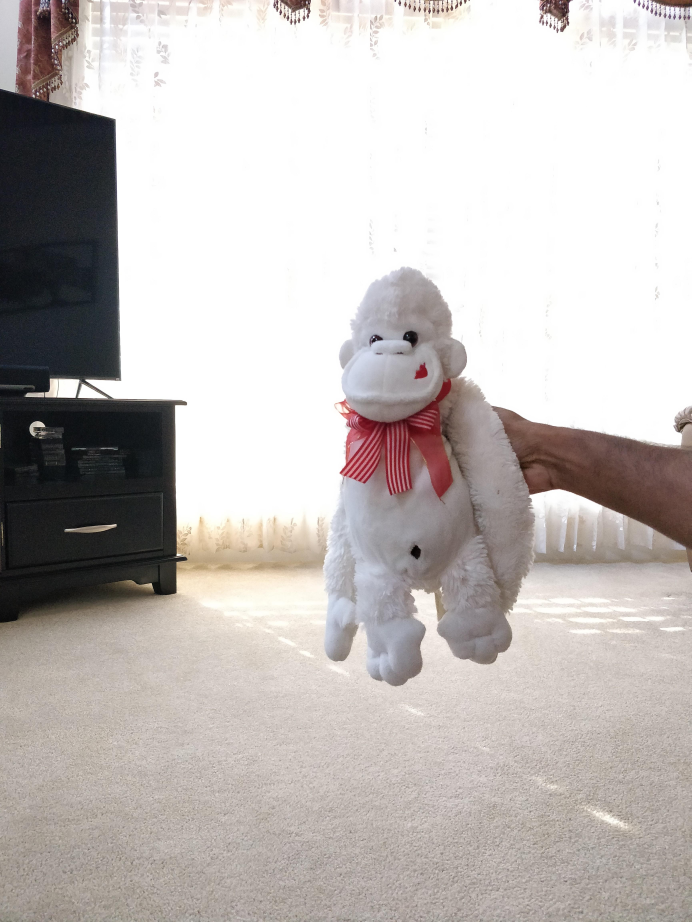
#> input picture Epsilon_Photography/monkey1.jpg, 3456 x 4608 px (shown at 1/5 size)
$ python CS6475_A2.py
#> lines starting #> are read from the running program, lines starting #| are printed output that depends on the picture

# coding: utf-8

# In[1]:


#get_ipython().run_line_magic('load_ext', 'autoreload')
#get_ipython().run_line_magic('autoreload', '2')
#get_ipython().run_line_magic('matplotlib', 'inline')


# In[2]:


import cv2
import numpy as np
import scipy as sp

import matplotlib as mpl
import matplotlib.pyplot as plt


# In[3]:


monkey_img1 = cv2.imread("monkey1.jpg", cv2.IMREAD_COLOR)
#> monkey_img1 is the input picture: shape (4608, 3456, 3); mean B, G, R 184.7, 187, 192.7
monkey_img1 = cv2.resize(monkey_img1, None, fx=0.5, fy=0.5)
#> monkey_img1: shape (2304, 1728, 3)

monkey_img2 = cv2.imread("monkey2.jpg", cv2.IMREAD_COLOR)
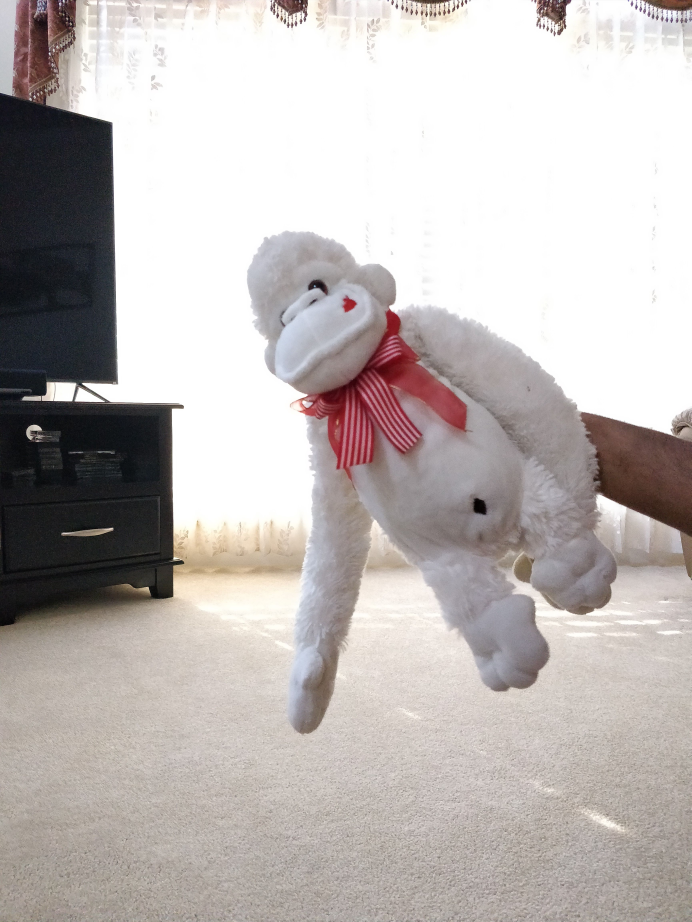
#> input picture Epsilon_Photography/monkey2.jpg, 3456 x 4608 px (shown at 1/5 size)
#> monkey_img2 is the input picture: shape (4608, 3456, 3); mean B, G, R 181, 183, 189.3
monkey_img2 = cv2.resize(monkey_img2, None, fx=0.5, fy=0.5)
#> monkey_img2: shape (2304, 1728, 3)

monkey_img3 = cv2.imread("monkey3.jpg", cv2.IMREAD_COLOR)
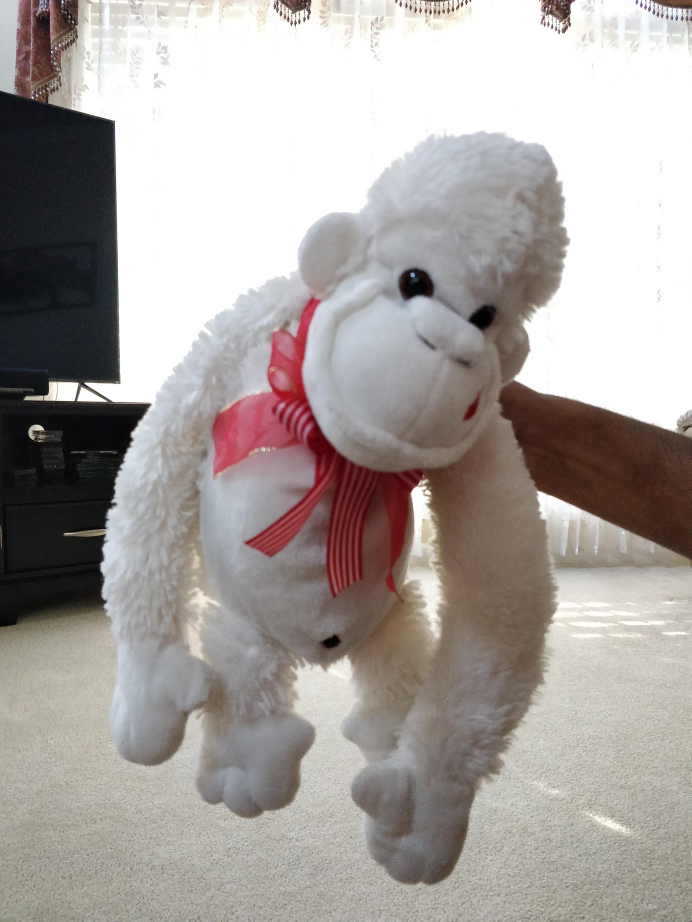
#> input picture Epsilon_Photography/monkey3.jpg, 3456 x 4608 px (shown at 1/5 size)
#> monkey_img3 is the input picture: shape (4608, 3456, 3); mean B, G, R 158.8, 162.1, 168.5
monkey_img3 = cv2.resize(monkey_img3, None, fx=0.5, fy=0.5)
#> monkey_img3: shape (2304, 1728, 3)

monkey_img4 = cv2.imread("monkey4.jpg", cv2.IMREAD_COLOR)
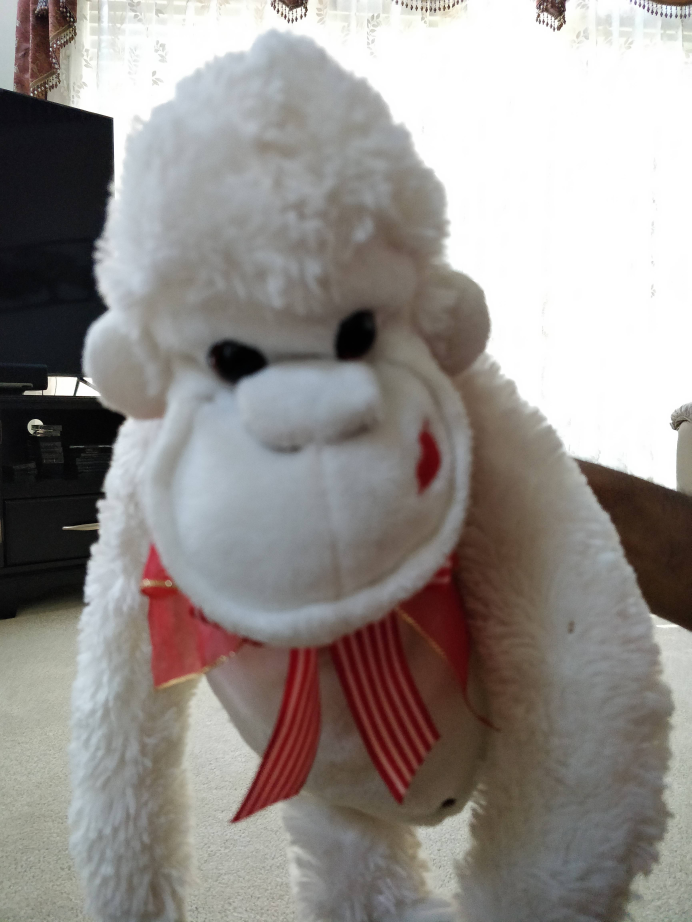
#> input picture Epsilon_Photography/monkey4.jpg, 3456 x 4608 px (shown at 1/5 size)
#> monkey_img4 is the input picture: shape (4608, 3456, 3); mean B, G, R 140, 143.2, 148.5
monkey_img4 = cv2.resize(monkey_img4, None, fx=0.5, fy=0.5)
#> monkey_img4: shape (2304, 1728, 3)

monkey_img5 = cv2.imread("monkey5.jpg", cv2.IMREAD_COLOR)
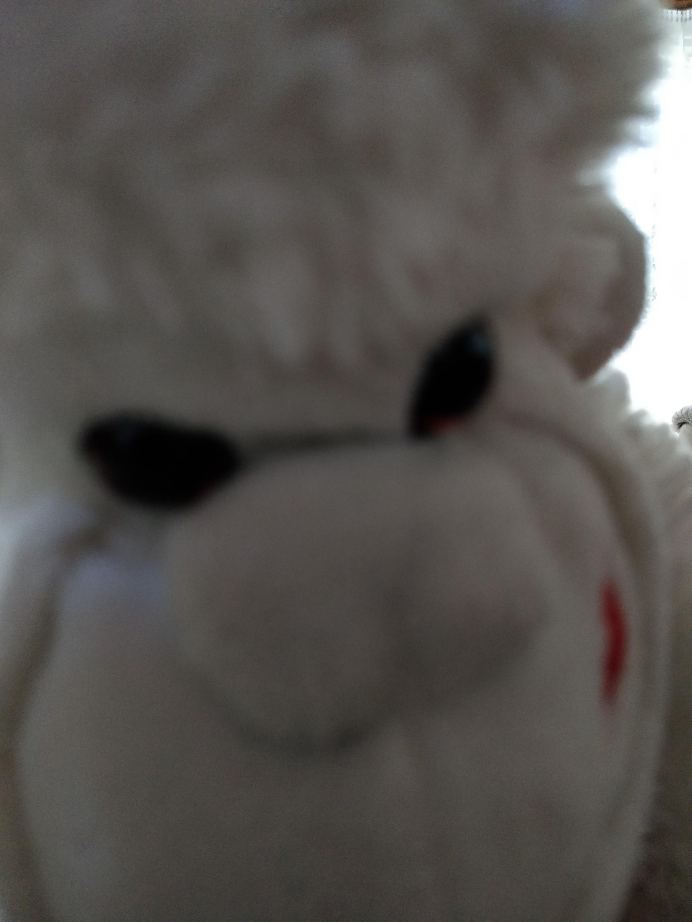
#> input picture Epsilon_Photography/monkey5.jpg, 3456 x 4608 px (shown at 1/5 size)
#> monkey_img5 is the input picture: shape (4608, 3456, 3); mean B, G, R 79.5, 82.9, 86
monkey_img5 = cv2.resize(monkey_img5, None, fx=0.5, fy=0.5)
#> monkey_img5: shape (2304, 1728, 3)

r, c, d= monkey_img1.shape
#> r = 2304; c = 1728; d = 3
#print(r,c,d)

buffer_matrix = 255*np.ones((r, 300, d), dtype=int)
#print(buffer_matrix)

new_img = np.concatenate((monkey_img1, buffer_matrix, monkey_img2, buffer_matrix, monkey_img3, buffer_matrix, monkey_img4, buffer_matrix, monkey_img5), axis=1)
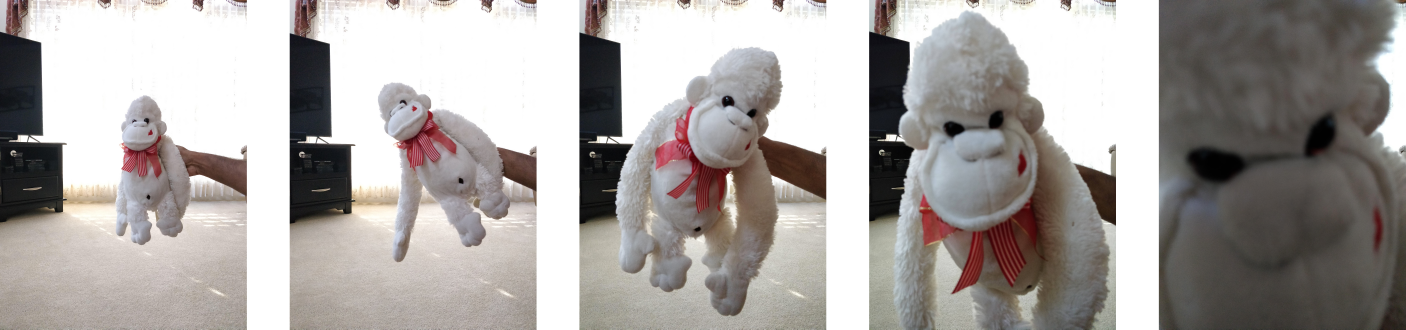
#> new_img: shape (2304, 9840, 3) int64 (shown at 1/7 size); mean B, G, R 161.8, 164.3, 169

#plt.imshow(new_img);plt.axis("off")

cv2.imwrite("final_artifact.jpg", new_img)


# In[4]:


disk1 = cv2.imread("disk1.jpg", cv2.IMREAD_COLOR)
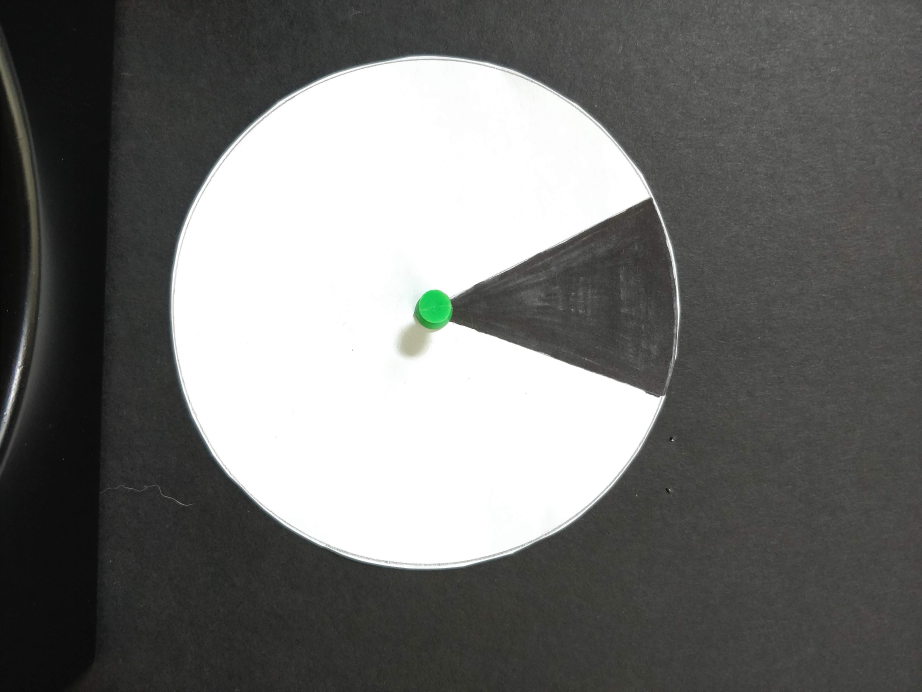
#> input picture Epsilon_Photography/disk1.jpg, 4608 x 3456 px (shown at 1/5 size)
#> disk1 is the input picture: shape (3456, 4608, 3); mean B, G, R 112.7, 114.2, 113.8
disk1 = cv2.resize(disk1, None, fx=0.5, fy=0.5)
#> disk1: shape (1728, 2304, 3)

disk2 = cv2.imread("disk2.jpg", cv2.IMREAD_COLOR)
#> (the run stopped early here; a loop or call above may not have finished)
